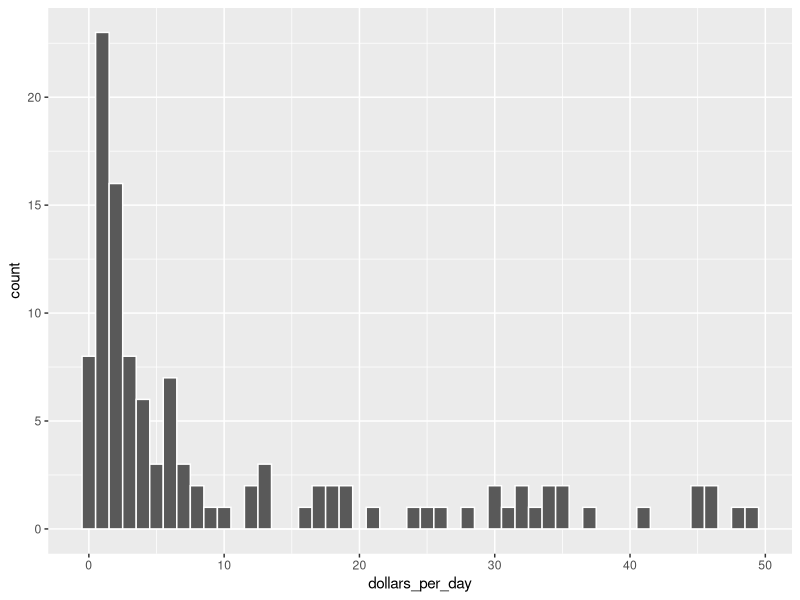
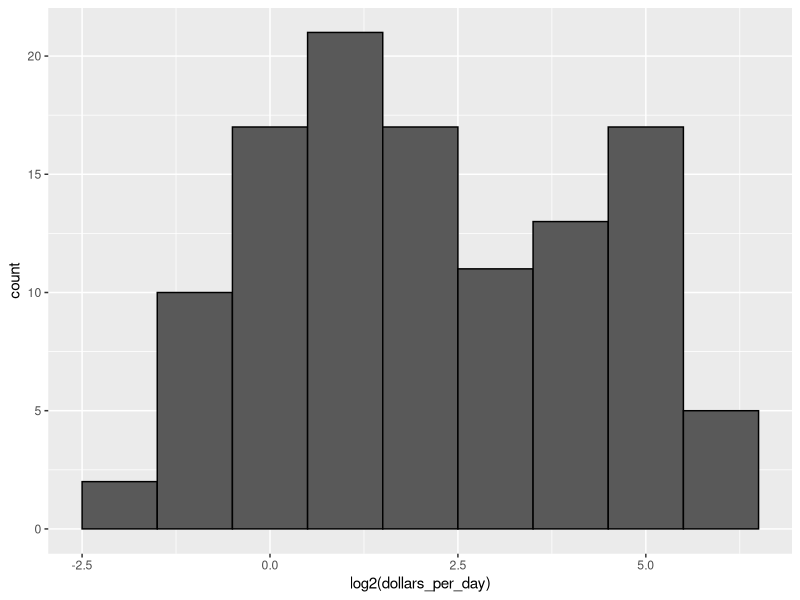

Source code (R) for these figures, in order:
library(dslabs)
library(tidyverse)
data(gapminder)
gapminder <- gapminder %>%  mutate(dollars_per_day = gdp/population/365)
past_year <- 1970
gapminder %>% 
  filter(year == past_year & !is.na(gdp)) %>%
  ggplot(aes(dollars_per_day)) + 
  geom_histogram(binwidth = 1, color = "white")
###apply a log base 2 transform
#we use log transformation for skewed data ( positive curve (tail to right side) & negative curve ( tail to left side))
gapminder %>% 
  filter(year == past_year & !is.na(gdp)) %>%
  ggplot(aes(log2(dollars_per_day))) + 
  geom_histogram(binwidth = 1, color = "black")
